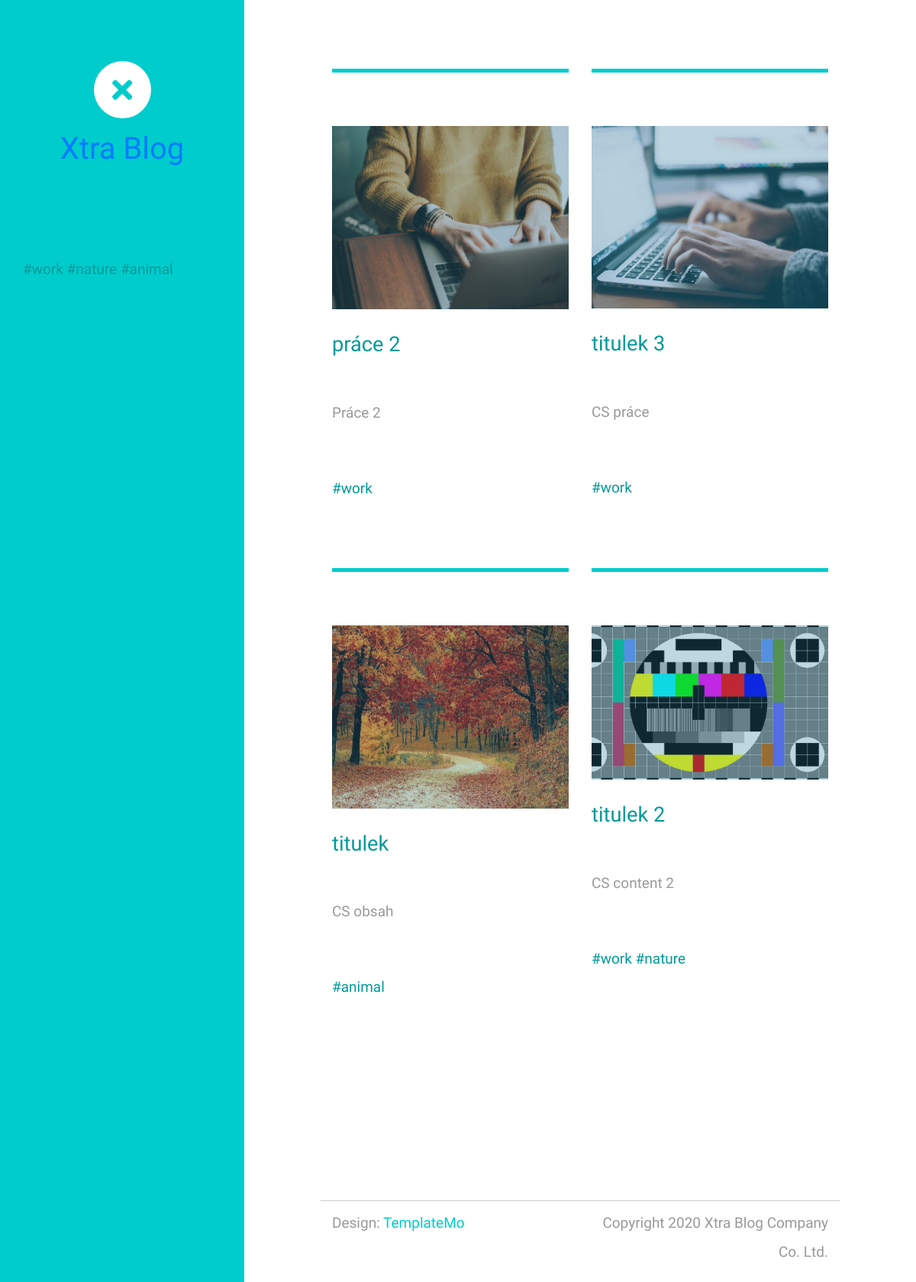
The page / on the database its author committed.
### blog/models.py (models this page shows, shortened)
class Tag(models.Model):
    name = models.CharField(
        verbose_name="Name",
        max_length=50,
        unique=True,
        blank=False,
        db_index=True,
    )
    class Meta:
        ordering = ["-id"]

class Article(models.Model):
    title_cs = models.CharField(
        verbose_name="Titulek",
        max_length=100,
        unique=True,
        blank=False,
    )
    title_eng = models.CharField(
        verbose_name="Title",
        max_length=100,
        unique=True,
        blank=False,
    )
    content_cs = RichTextField()
    content_eng = RichTextField()
    tags = models.ManyToManyField(
        Tag,
        verbose_name="Tags",
    )
    header_image = models.ImageField(
        upload_to="media/images/header_image",
    )
    thumb_image = models.ImageField(
        upload_to="media/images/thumb_image",
    )
    class Meta:
        ordering = ["-id"]

### blog/views.py (the view, shortened to what this page needs)
# urls.py: path("", ArticleListView.as_view(), name="articles"),
class ArticleListView(ListView):
    model = Article
    template_name = "index.html"
    paginate_by = 5
    def _get_tag_from_request(self):
        return self.request.GET.get("tag", None)
    def get_queryset(self):
        tag = self._get_tag_from_request()
        if tag:
            return Article.objects.filter(tags__name=tag)
        return Article.objects.all()
    def get_context_data(self, *, object_list=None, **kwargs):
        query = {}
        tag = self._get_tag_from_request()
        context = super().get_context_data()
        page_obj = context.get("page_obj", None)
        if tag:
            query["tag"] = tag
        if page_obj and page_obj.has_previous():
            query["page"] = page_obj.previous_page_number()
            context["prev_page_url"] = self._generate_prev_next_page(query)
        if page_obj and page_obj.has_next():
            query["page"] = page_obj.next_page_number()
            context["next_page_url"] = self._generate_prev_next_page(query)
        context["tags"] = Tag.objects.all()
        return context

### blog/templates/index.html (shortened to what this page needs)
<!DOCTYPE html>
<html lang="en">
<head>
    <link rel="stylesheet" href="static/fontawesome/css/all.min.css">
    <link href="static/css/bootstrap.min.css" rel="stylesheet">
    <link href="static/css/templatemo-xtra-blog.css" rel="stylesheet">
</head>
<body>
    <header class="tm-header" id="tm-header">
        <div class="tm-header-wrapper">
            <div class="tm-site-header">
                <div class="mb-3 mx-auto tm-site-logo"><i class="fas fa-times fa-2x"></i></div>
                <a href="/">
                    <h1 class="text-center">Xtra Blog</h1>
                </a>
            </div>
            <div class="tm-mb-65">
                {% for tag in tags %}
                <a rel="nofollow" href="{% url 'articles' %}?tag={{ tag.name }}">
                    <span class="tm-color-primary">#{{ tag.name }}</span>
                </a>
                {% endfor %}
            </div>
        </div>
    </header>
    <div class="container-fluid">
        <main class="tm-main">
            <div class="row tm-row">
                {% for article in object_list %}
                    <article class="col-12 col-md-6 tm-post">
                        <hr class="tm-hr-primary">
                        <a href="{% url 'article-detail' pk=article.pk %}" class="effect-lily tm-post-link tm-pt-60">
                            <div class="tm-post-link-inner">
                                <img src="{{ article.thumb_image.url }}" alt="Image" class="img-fluid">
                            </div>
                            <h2 class="tm-pt-30 tm-color-primary tm-post-title">{{ article.title_cs }}</h2>
                        </a>
                        <p class="tm-pt-30">
                            {{ article.content_cs|safe }}
                        </p>
                        <div class="d-flex justify-content-between tm-pt-45">
                            <span class="tm-color-primary">
                                {% for tag in article.tags.all %}
                                <a rel="nofollow" href="{% url 'articles' %}?tag={{ tag.name }}">
                                    <span class="tm-color-primary">#{{ tag.name }}</span>
                                </a>
                                {% endfor %}
                            </span>
                        </div>
                    </article>
                {% endfor %}
            </div>
            <footer class="row tm-row">
                <hr class="col-12">
                <div class="col-md-6 col-12 tm-color-gray">
                    Design: <a rel="nofollow" target="_parent" href="https://templatemo.com"
                        class="tm-external-link">TemplateMo</a>
                </div>
                <div class="col-md-6 col-12 tm-color-gray tm-copyright">
                    Copyright 2020 Xtra Blog Company Co. Ltd.
                </div>
            </footer>
        </main>
    </div>
</body>
</html>

### rows shown on the page
Tag: name "work"
Tag: name "nature"
Tag: name "animal"
Article: thumb_image (picture), title_cs "práce 2", content_cs "Práce 2"
Article: thumb_image (picture), title_cs "titulek 3", content_cs "CS práce"
Article: thumb_image (picture), title_cs "titulek", content_cs "CS obsah"
Article: thumb_image (picture), title_cs "titulek 2", content_cs "CS content 2"
